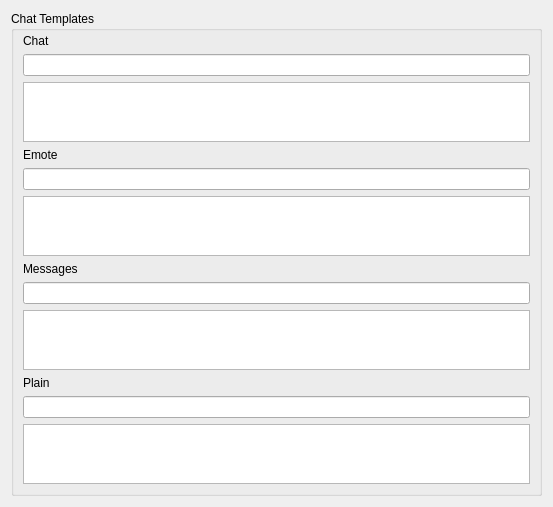
     <widget class="QWidget" name="page" >
      <property name="geometry" >
       <rect>
        <x>0</x>
        <y>0</y>
        <width>553</width>
        <height>488</height>
       </rect>
      </property>
      <layout class="QVBoxLayout" name="verticalLayout_5" >
       <item>
        <widget class="QGroupBox" name="qgbChatTemplates" >
         <property name="title" >
          <string>Chat Templates</string>
         </property>
         <layout class="QVBoxLayout" name="verticalLayout_6" >
          <property name="topMargin" >
           <number>3</number>
          </property>
          <item>
           <widget class="QLabel" name="qlbChatTemplate" >
            <property name="text" >
             <string>Chat</string>
            </property>
           </widget>
          </item>
          <item>
           <widget class="QLineEdit" name="qleChatTemplate" />
          </item>
          <item>
           <widget class="MTextBrowser" name="mtbChatTemplate" >
            <property name="maximumSize" >
             <size>
              <width>16777215</width>
              <height>60</height>
             </size>
            </property>
            <property name="openLinks" >
             <bool>false</bool>
            </property>
           </widget>
          </item>
          <item>
           <widget class="QLabel" name="qlbEmoteTemplate" >
            <property name="text" >
             <string>Emote</string>
            </property>
           </widget>
          </item>
          <item>
           <widget class="QLineEdit" name="qleEmoteTemplate" />
          </item>
          <item>
           <widget class="MTextBrowser" name="mtbEmoteTemplate" >
            <property name="maximumSize" >
             <size>
              <width>16777215</width>
              <height>60</height>
             </size>
            </property>
            <property name="openLinks" >
             <bool>false</bool>
            </property>
           </widget>
          </item>
          <item>
           <widget class="QLabel" name="qlbMessageTemplate" >
            <property name="text" >
             <string>Messages</string>
            </property>
           </widget>
          </item>
          <item>
           <widget class="QLineEdit" name="qleMessageTemplate" />
          </item>
          <item>
           <widget class="MTextBrowser" name="mtbMessageTemplate" >
            <property name="maximumSize" >
             <size>
              <width>16777215</width>
              <height>60</height>
             </size>
            </property>
           </widget>
          </item>
          <item>
           <widget class="QLabel" name="qlbPlainTemplate" >
            <property name="text" >
             <string>Plain</string>
            </property>
           </widget>
          </item>
          <item>
           <widget class="QLineEdit" name="qlePlainTemplate" />
          </item>
          <item>
           <widget class="MTextBrowser" name="mtbPlainTemplate" >
            <property name="maximumSize" >
             <size>
              <width>16777215</width>
              <height>60</height>
             </size>
            </property>
            <property name="openLinks" >
             <bool>false</bool>
            </property>
           </widget>
          </item>
         </layout>
        </widget>
       </item>
      </layout>
     </widget>
